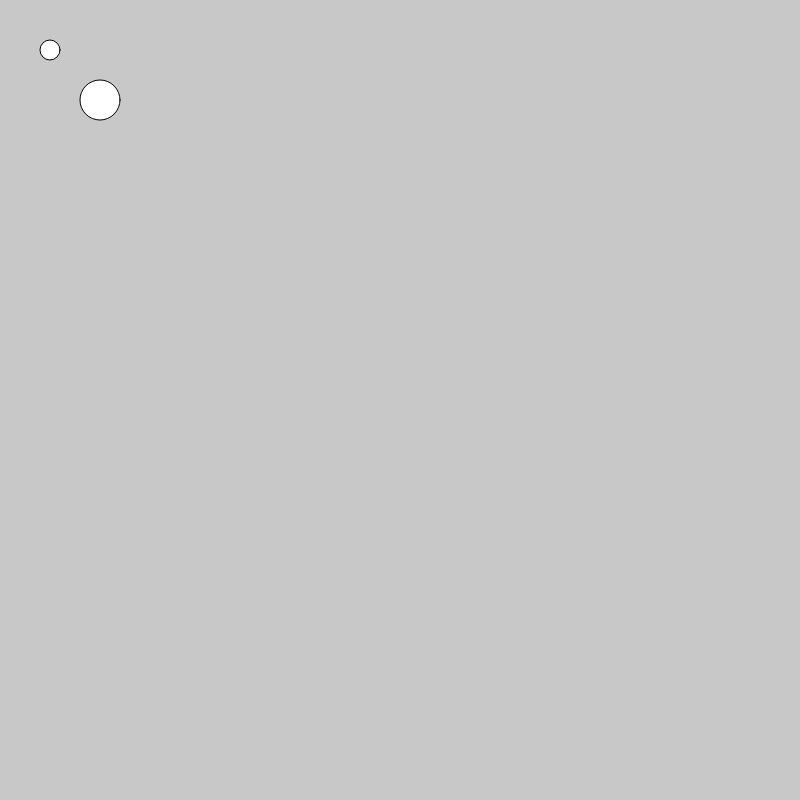
Frame 1 (no input)
Frame 60 (no input): identical to frame 1, image omitted
Frame 120 (the mouse pressed at the canvas centre since frame 60): identical to frame 1, image omitted

The p5.js sketch that drew this single still picture (run headless with seeded random() and noise() and a simulated clock; from frame 60 on, the mouse is pressed at the canvas centre):

// p5.js sketch
// ── sketch.js
function setup() {
  background(200); 
  createCanvas(800, 800);
}

function draw() {
  background(200);
  circle(50, 50, 20); 
  circle(100, 100, 40); 

}
